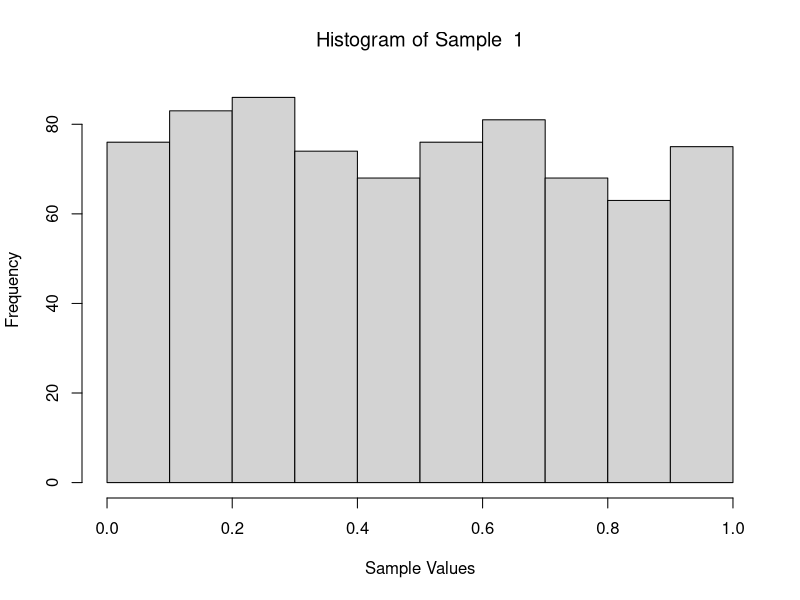
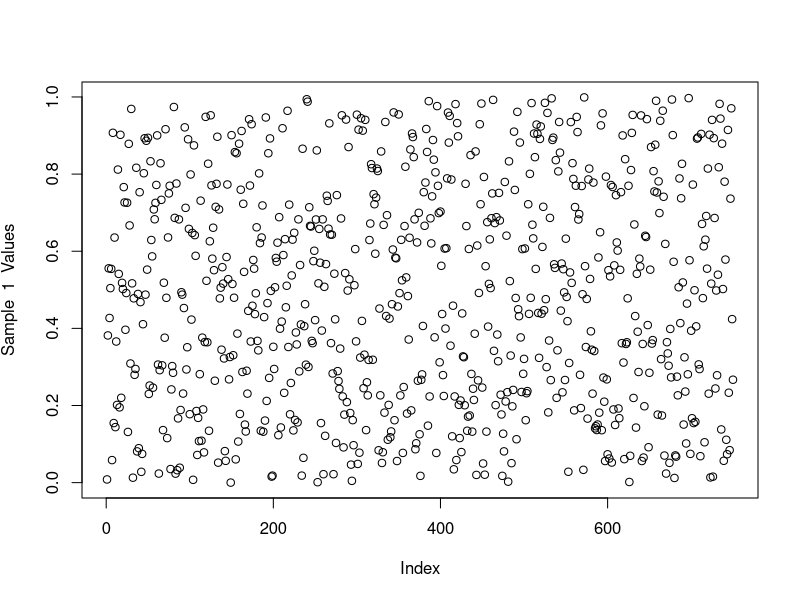
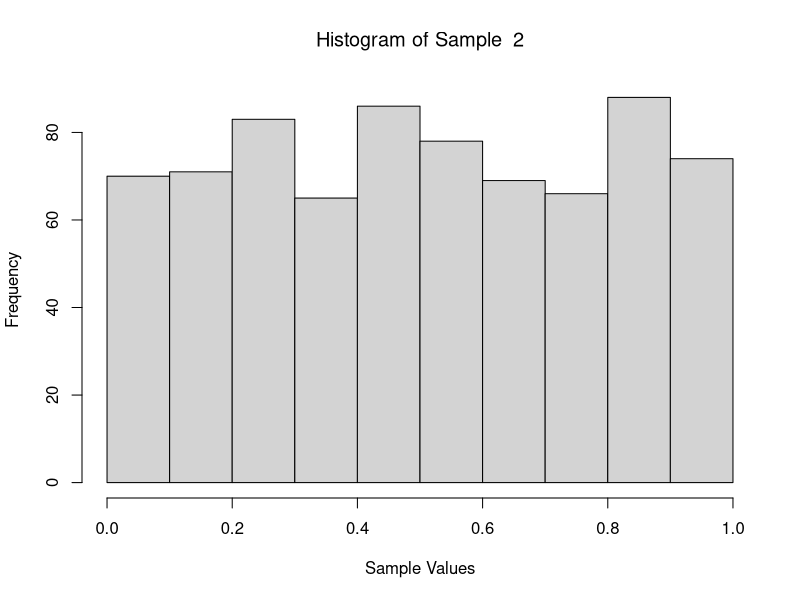
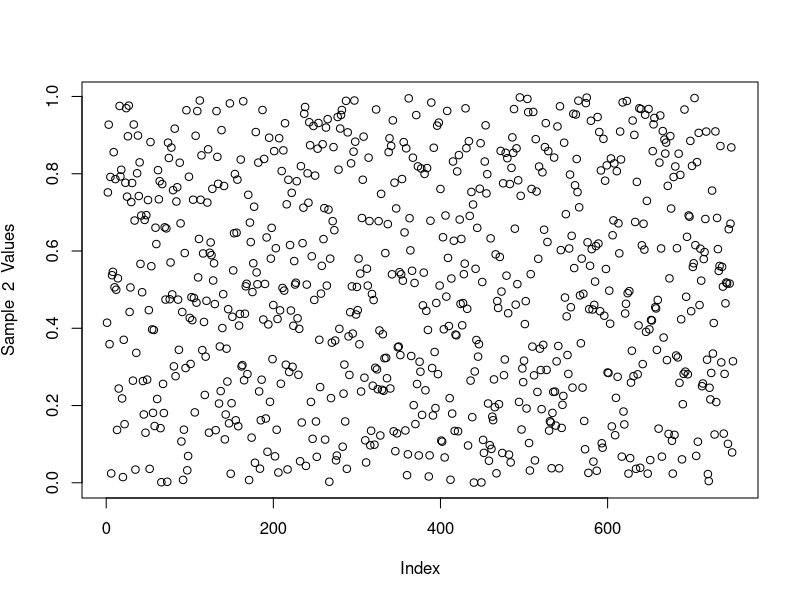
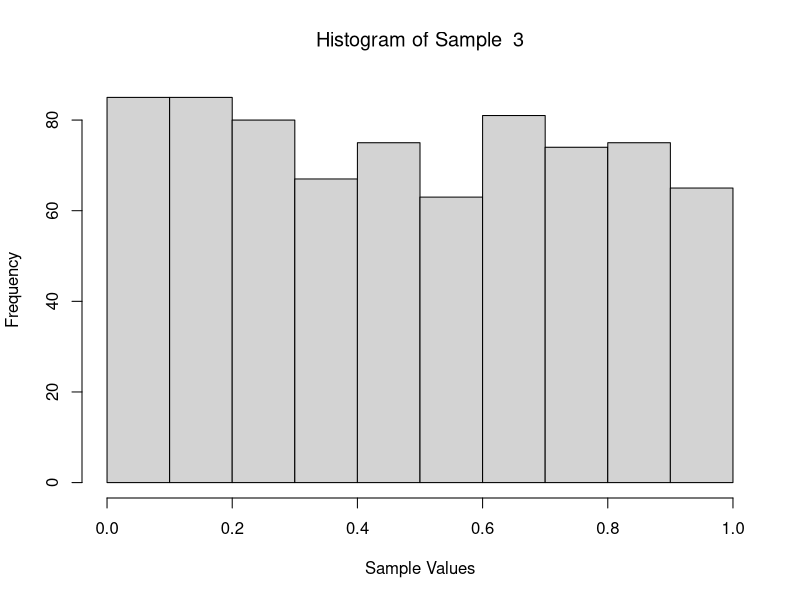
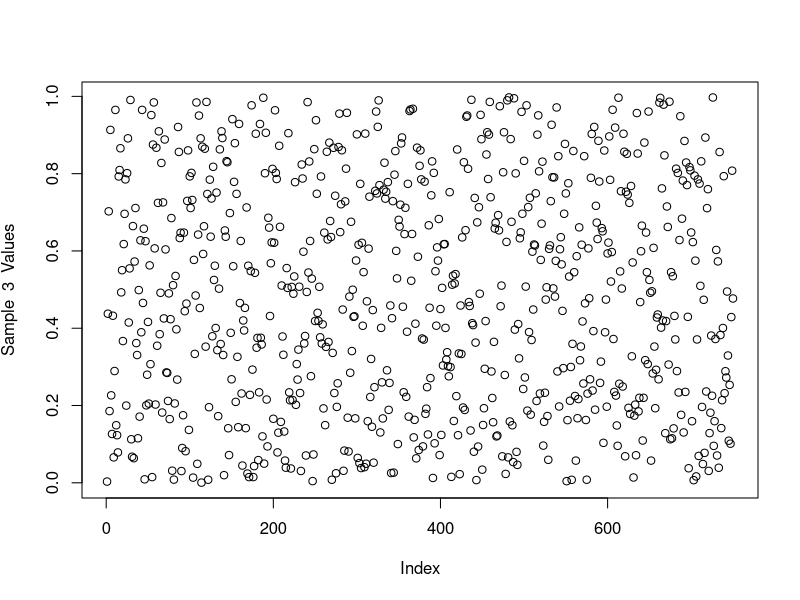
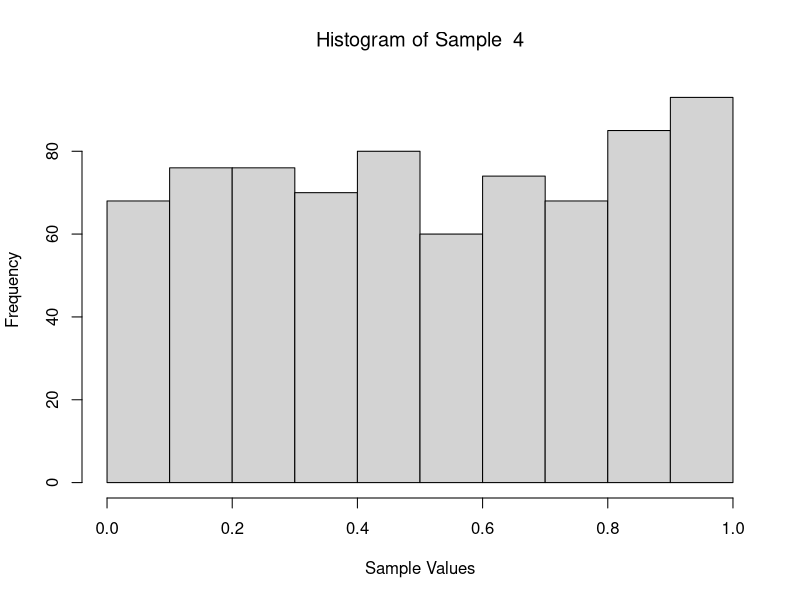
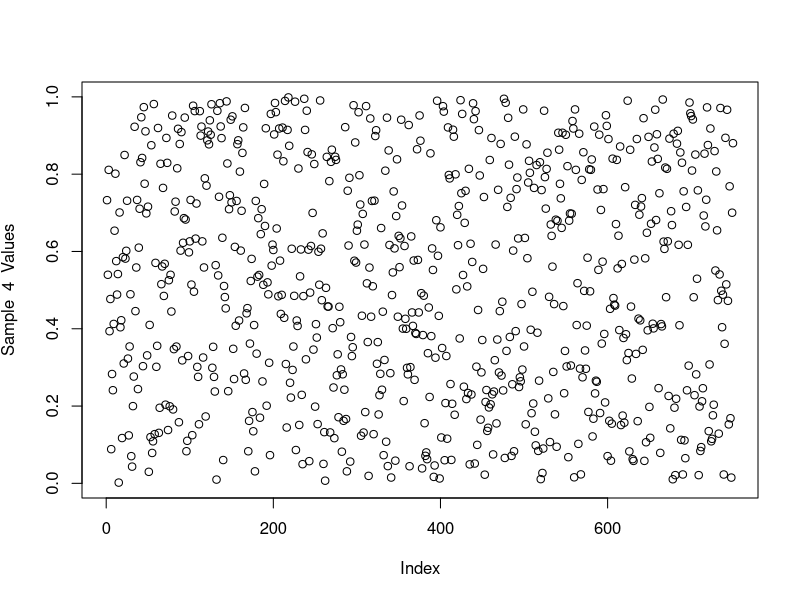

These charts were generated, in order, by the following R code:
# R script for NUPT Medical Statistics Experiment
# Experiment Name: SAMPLING AND ITS DISTRIBUTION
# Generates uniformly / normally distributed population,
# samples them, each for multiple times;
# calculates statistics data and draws graphs
# of each sample for analysis.
# Author: Steve Hsu
# Email: stevexu9012@gmail.com
# Version 1.0
# Usage: Source this file in R console and get output.

# Statistics values calculation & output
datastats <- function(all_data) {
  # Data type judgement
  if (!is.data.frame(all_data)) {
    stop("Parameter is not a data.frame")
  }
  cat("Mean Value: ")
  cat(mean(all_data$value))
  cat("\nMedian: ")
  cat(median(all_data$value))
  cat("\nSum: ")
  cat(sum(all_data$value))
  cat("\nSummary: \n")
  print(summary(all_data$value))
  cat("Variance: ")
  cat(var(all_data$value))
  cat("\nStandard Deviation: ")
  cat(sd(all_data$value))
  cat("\n")
  rm(all_data)
}

# Sampling and graph generation for uniform population
sa_and_draw_uni <- function(alldata_uni) {
  # Data type judgement
  if (!is.data.frame(alldata_uni)) {
    stop("Parameter is not a data.frame")
  }
  cat("\nHandling uniformly distributed random nums.\n")
  cat("\nPopulation:\n")
  datastats(alldata_uni) # Gets population stat data first
  # Strings used multiple times
  str1 <- "Sample num:"
  str2 <- "./gen_exp1/hist_uniform_num.pdf"
  str3 <- "./gen_exp1/plot_uniform_num.pdf"
  str4 <- "./gen_exp1/samplenum_uniform.txt"
  # Samples 6 times
  for (i in (1:6)) {
    cat("\n", paste(gsub("num", i, str1), "\n", sep = ""))
    # Gets single sample
    sampled_data <- data.frame(sample(alldata_uni$value, 750, replace = TRUE))
    colnames(sampled_data) <- "value" # Renames column
    datastats(sampled_data) # Gets sample stat data
    # Histogram generation
    pdf(gsub("num", i, str2)) # Using gsub() for unique file names gen.
    # Specifies title and x label to beautify histogram
    hist(sampled_data$value, main = bquote("Histogram of Sample " ~ .(i)), xlab = "Sample Values")
    dev.off()
    # Plot generation
    pdf(gsub("num", i, str3))
    # Specifies y label to beautify plot
    plot(sampled_data$value, ylab = bquote("Sample " ~ .(i) ~ " Values"))
    dev.off()
    cat("Plot and Histogram saved.\n")
    # Saves data of each sample
    write.table(sampled_data, gsub("num", i, str4), quote = FALSE, row.names = FALSE, sep = "\t")
    cat("Sample data saved to text.\n")
  }
}

# Sampling and graph generation for normal population
sa_and_draw_norm <- function(alldata_norm) {
  # Data type judgement
  if (!is.data.frame(alldata_norm)) {
    stop("Parameter is not a data.frame")
  }
  cat("\nHandling normally distributed random nums.\n")
  cat("\nPopulation:\n")
  datastats(alldata_norm) # Gets population stat data first
  # Strings used multiple times
  str1 <- "Sample num:"
  str2 <- "./gen_exp1/hist_normal_num.pdf"
  str3 <- "./gen_exp1/plot_normal_num.pdf"
  str4 <- "./gen_exp1/samplenum_normal.txt"
  # Samples 6 times
  for (i in (1:6)) {
    cat("\n", paste(gsub("num", i, str1), "\n", sep = ""))
    # Gets single sample
    sampled_data <- data.frame(sample(alldata_norm$value, 500, replace = TRUE))
    colnames(sampled_data) <- "value" # Renames column
    datastats(sampled_data) # Gets sample stats data
    pdf(gsub("num", i, str2)) # Histogram generation
    # Gets histogram object to get max density
    # No histogram drawn at this point
    hist_obj <- hist(sampled_data$value, plot = FALSE)
    max_den <- max(hist_obj$density)
    ylim_range <- c(0, max_den * 1.1) # Defines y limit using max den.
    # THIS line draws actual histogram
    # Specifies title, y limit and x label to beautify histogram
    hist(sampled_data$value, prob = TRUE, main = expression("Normal " ~ mu == 170 ~ "," ~ sigma == 16), ylim = ylim_range, xlab = "Sample Values")
    # Adds corresponding normal dist. curve for comparison
    curve(dnorm(x, 170, 16), add = TRUE)
    dev.off()
    # Plot generation
    pdf(gsub("num", i, str3))
    # Specifies y label to beautify plot
    plot(sampled_data$value, ylab = bquote("Sample " ~ .(i) ~ " Values"))
    dev.off()
    cat("Plot and Histogram saved.\n")
    # Saves data of each sample
    write.table(sampled_data, gsub("num", i, str4), quote = FALSE, row.names = FALSE, sep = "\t")
    cat("Sample data saved to text.\n")
  }
}

if (!dir.exists("./gen_exp1")) {
  dir.create("./gen_exp1")
}

dataall <- data.frame(runif(10000, 0, 1)) # Generates uniform dist. population
dataall_normal <- data.frame(rnorm(10000, 170, 16)) # Generates normal dist. population
colnames(dataall) <- "value" # Renames column
colnames(dataall_normal) <- "value" # Renames column

# Saves population data as text
write.table(dataall, "./gen_exp1/dataall.txt", quote = FALSE, row.names = FALSE, sep = "\t")
write.table(dataall_normal, "./gen_exp1/dataall_normal.txt", quote = FALSE, row.names = FALSE, sep = "\t")
cat("Populations of uniformly and randomly distribution nums saved to separate text files.\n")

# Starts sampling
sa_and_draw_uni(dataall) # For uniform dist.
sa_and_draw_norm(dataall_normal) # For normal dist.
